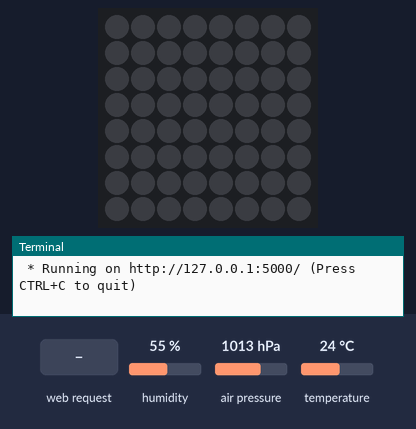
Simulated run of this program. Board: Raspberry Pi (BCM pin numbers) with a Sense HAT. Parts: the Sense HAT's 8×8 RGB LED matrix, the last lines printed to the terminal. The test bench sets the inputs (shaded band); at power-on: humidity 55 %, air pressure 1013 hPa, temperature 24 °C. A web server runs the application; the clock reads 2024-03-15 10:24:30 at power-on unless the program sets it.

Above: at 1.2 s.
1.3 s: HTTP request for /Sensor/SensorData/2 received
2.8 s: HTTP request for /Sensor/SetLedWhite received
At 3.9 s:
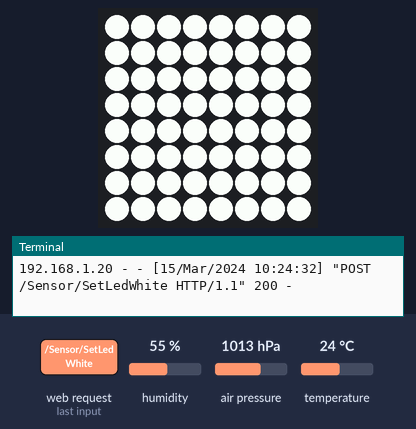
4.3 s: HTTP request for /Sensor/SetLedRed received
At 5.1 s:
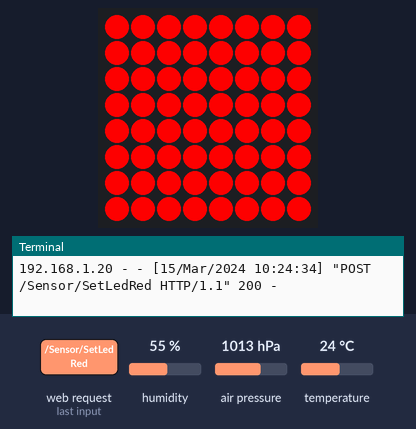
Timing chart, 0 to 7.3 s (numbered marks = the images above; inputs shaded):
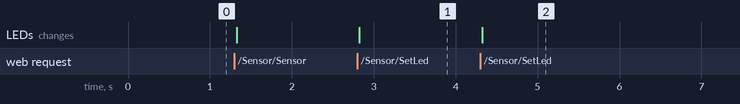

The program:

service.py
```python
from flask import Flask
from sense_hat import SenseHat
import json

app = Flask(__name__)


@app.get("/Sensor/SensorData/<int:measurement_units>")
def get_current_sensor_data(measurement_units):

    sensor_result = SensorResult()

    try:
        sense = SenseHat()

        sensor_result.data.altitude = 0
        if measurement_units == 2:
            sensor_result.data.altitude = my_utils.meters_to_feet(
                sensor_result.data.altitude)
        sensor_result.data.altitude = int(sensor_result.data.altitude)
        sensor_result.data.altitudeUnits = "feet" if measurement_units == 2 else "meters"
        sensor_result.data.formattedAltitude = f"{sensor_result.data.altitude} {sensor_result.data.altitudeUnits}"

        sensor_result.data.barometricPressure = sense.get_pressure()
        sensor_result.data.barometricPressure = round(
            sensor_result.data.barometricPressure * 0.0295300, 2)
        sensor_result.data.formattedBarometricPressure = f"{sensor_result.data.barometricPressure} inHg"

        sensor_result.data.humidity = sense.get_humidity()
        sensor_result.data.humidity = int(sensor_result.data.humidity)
        sensor_result.data.formattedHumidity = f"{sensor_result.data.humidity} %"

        sensor_result.data.temperature = sense.get_temperature()
        if measurement_units == 2:
            sensor_result.data.temperature = my_utils.celsius_to_fahrenheit(
                sensor_result.data.temperature)
        sensor_result.data.temperature = int(sensor_result.data.temperature)
        sensor_result.data.temperatureUnits = "fahrenheit" if measurement_units == 2 else "celsius"
        sensor_result.data.formattedTemperature = f"{sensor_result.data.temperature} {sensor_result.data.temperatureUnits}"

        sensor_result.status.isValid = True
        sensor_result.status.errorMessage = ""
    except Exception as ex:
        sensor_result.status.isValid = False
        sensor_result.status.errorMessage = str(ex)

    return sensor_result.to_json()


@app.put("/Sensor/SetLedWhite")
def set_led_white():
    set_led([255, 255, 255])

    return "Success!"


@app.put("/Sensor/SetLedRed")
def set_led_red():
    set_led([255, 0, 0])

    return "Success!"


def set_led(rgb):
    sense = SenseHat()

    O = rgb

    led_grid = [
        O, O, O, O, O, O, O, O,
        O, O, O, O, O, O, O, O,
        O, O, O, O, O, O, O, O,
        O, O, O, O, O, O, O, O,
        O, O, O, O, O, O, O, O,
        O, O, O, O, O, O, O, O,
        O, O, O, O, O, O, O, O,
        O, O, O, O, O, O, O, O
    ]

    sense.set_pixels(led_grid)


class my_utils:
    @staticmethod
    def celsius_to_fahrenheit(input_celsius):
        return (input_celsius * 1.8) + 32

    def meters_to_feet(input_meters):
        return input_meters * 3.28084


class SensorResult:
    def __init__(self):
        self.data = SensorData()
        self.status = SensorStatus()

    def to_json(self):
        return json.dumps(self, default=lambda o: o.__dict__, sort_keys=True, indent=4)


class SensorData:
    def __init__(self):
        self.altitude = 0
        self.altitudeUnits = ""
        self.formattedAltitude = ""
        self.barometricPressure = 0
        self.formattedBarometricPressure = ""
        self.humidity = 0
        self.formattedHumidity = ""
        self.temperature = 0
        self.temperatureUnits = ""
        self.formattedTemperature = ""


class SensorStatus:
    def __init__(self):
        self.isValid = False
        self.isSynthetic = False
        self.errorMessage = ""
```

Measured:
- after the input at 2.8 s, the LEDs: change at once (image 1)
- after the input at 4.3 s, the LEDs: change at once (image 2)
